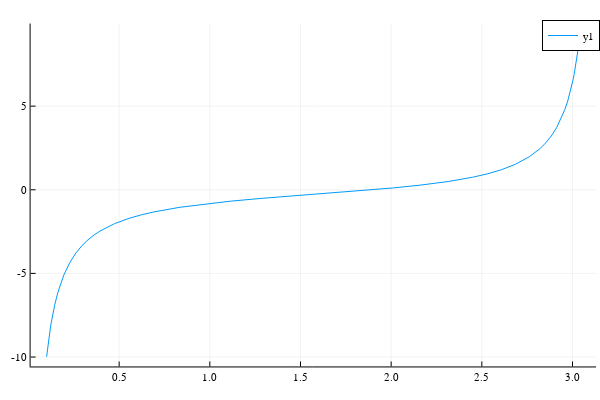

This figure's notebook cell:
### Markdown cell above
Notons que $x-2\sin x = 0$ est équivalent à $\frac{1}{\sin x} - \frac{2}{x} = 0$ si nous exigeons que $x \ne k\pi$, $k \in \mathcal{Z}$. La forme de la fonction est cependant différente autour du zéro de la fonction.

### Code cell
g(x) = 1/sin(x) - 2/x
plot(g, 0.1, π-0.1)

### Figure 1 — Plotly figure (JSON) as saved in the notebook; plotly's stock layout.template omitted (floating-point values rounded to 4 significant figures)
{"data": [{"colorbar": {"title": ""}, "legendgroup": "y1", "line": {"color": "rgba(0, 154, 250, 1.000)", "dash": "solid", "shape": "linear", "width": 1}, "mode": "lines", "name": "y1", "showlegend": true, "type": "scatter", "x": [0.1, 0.1036, 0.1072, 0.1108, 0.1144, 0.118, 0.1215, 0.1251, 0.1287, 0.1453, 0.1619, 0.1785, 0.1951, 0.2283, 0.2615, 0.2947, 0.3279, 0.3611, 0.3944, 0.4742, 0.554, 0.6215, 0.6889, 0.8356, 0.9707, 1.116, 1.284, 1.433, 1.564, 1.706, 1.85, 2.008, 2.159, 2.316, 2.448, 2.529, 2.61, 2.685, 2.761, 2.792, 2.822, 2.852, 2.883, 2.913, 2.943, 2.959, 2.974, 2.989, 3.004, 3.009, 3.014, 3.018, 3.023, 3.028, 3.032, 3.037, 3.042], "xaxis": "x1", "y": [-9.983, -9.636, -9.312, -9.009, -8.725, -8.458, -8.207, -7.97, -7.747, -6.857, -6.148, -5.571, -5.092, -4.341, -3.78, -3.343, -2.994, -2.708, -2.469, -2.028, -1.709, -1.501, -1.33, -1.045, -0.8486, -0.6794, -0.5155, -0.3864, -0.2791, -0.163, -0.04108, 0.1081, 0.276, 0.4974, 0.748, 0.9483, 1.205, 1.526, 1.97, 2.2, 2.474, 2.805, 3.213, 3.728, 4.401, 4.821, 5.317, 5.911, 6.636, 6.893, 7.168, 7.464, 7.783, 8.129, 8.504, 8.912, 9.359], "yaxis": "y1", "zmax": null, "zmin": null}], "layout": {"annotations": [], "height": 400, "legend": {"bgcolor": "rgba(255, 255, 255, 1.000)", "bordercolor": "rgba(0, 0, 0, 1.000)", "borderwidth": 1, "font": {"color": "rgba(0, 0, 0, 1.000)", "family": "sans-serif", "size": 11}, "tracegroupgap": 0, "traceorder": "normal", "x": 1, "xanchor": "auto", "y": 1, "yanchor": "auto"}, "margin": {"b": 20, "l": 0, "r": 0, "t": 20}, "paper_bgcolor": "rgba(255, 255, 255, 1.000)", "plot_bgcolor": "rgba(255, 255, 255, 1.000)", "showlegend": true, "width": 600, "xaxis": {"anchor": "y1", "domain": [0.05101, 0.9934], "gridcolor": "rgba(0, 0, 0, 0.100)", "gridwidth": 0.5, "linecolor": "rgba(0, 0, 0, 1.000)", "mirror": false, "range": [0.01175, 3.13], "showgrid": true, "showline": true, "showticklabels": true, "tickangle": 0, "tickcolor": "rgb(0, 0, 0)", "tickfont": {"color": "rgba(0, 0, 0, 1.000)", "family": "sans-serif", "size": 11}, "tickmode": "array", "ticks": "inside", "ticktext": ["0.5", "1.0", "1.5", "2.0", "2.5", "3.0"], "tickvals": [0.5, 1, 1.5, 2, 2.5, 3], "title": "", "titlefont": {"color": "rgba(0, 0, 0, 1.000)", "family": "sans-serif", "size": 15}, "type": "-", "visible": true, "zeroline": false, "zerolinecolor": "rgba(0, 0, 0, 1.000)"}, "yaxis": {"anchor": "x1", "domain": [0.03762, 0.9902], "gridcolor": "rgba(0, 0, 0, 0.100)", "gridwidth": 0.5, "linecolor": "rgba(0, 0, 0, 1.000)", "mirror": false, "range": [-10.56, 9.939], "showgrid": true, "showline": true, "showticklabels": true, "tickangle": 0, "tickcolor": "rgb(0, 0, 0)", "tickfont": {"color": "rgba(0, 0, 0, 1.000)", "family": "sans-serif", "size": 11}, "tickmode": "array", "ticks": "inside", "ticktext": ["-10", "-5", "0", "5"], "tickvals": [-10, -5, 0, 5], "title": "", "titlefont": {"color": "rgba(0, 0, 0, 1.000)", "family": "sans-serif", "size": 15}, "type": "-", "visible": true, "zeroline": false, "zerolinecolor": "rgba(0, 0, 0, 1.000)"}}}
